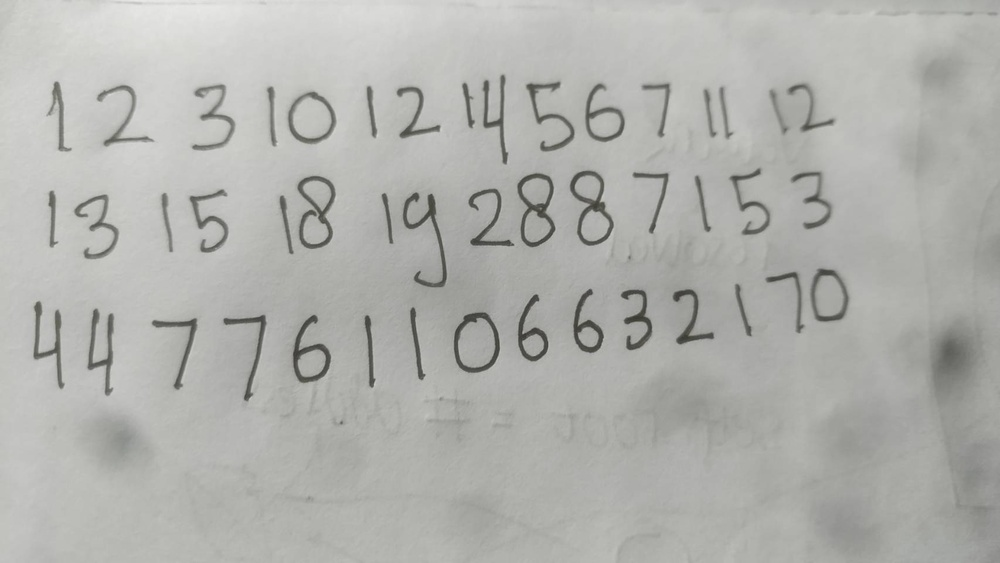
#> input picture img/301914.jpg, 1000 x 563 px, shrunk from 1706 x 960 before the run
$ jupyter execute Image_Detection_Python.ipynb   (older library calls are emulated)
#> lines starting #> are read from the running program, lines starting #| are printed output that depends on the picture; after the words box and inside, x2 and y2 are one past the last pixel; in counts of white or black regions, pixels touching at a corner belong together
# Running Image Detection Python Version
This version will use all necessary function written in pure python
This version would run suboptimal. Use Optimized version for better performance

# Import Library

[cell 1]
# Library Installation
# Run this for installing dependencies, only run this for the first time
#import sys
#!{sys.executable} -m pip install -r "../../requirements.txt"

[cell 2]
# Load Library
from os import getcwd, mkdir
import cv2
import numpy as np
import matplotlib.pyplot as plt
import PIL
import scipy.ndimage as sciim
from scipy.signal import savgol_filter
from os.path import abspath
from time import time
from multiprocessing import Pool, cpu_count

# Global Var

[cell 3]
DATA_PIXELS_INTENSITY = 0
BG_PIXELS_INTENSITY = 255
IMG_DIRPATH = "../../img/"

# Class Definitions

## Shadow Removal
Class for removing shadow from an images.

[cell 4]
class ShadowRemoval():
  def __init__(self, img):
    self.img = img
    self.kernel = np.ones((7, 7), np.uint8)
    self.output = None

  def remove(self, iterations=1):
    rgb_planes = cv2.split(self.img.pixels)
    result_norm_planes = []
    for plane in rgb_planes:
        dilated_img = cv2.dilate(plane, np.ones((11,11), np.uint8))
        bg_img = cv2.medianBlur(dilated_img, 21)
        diff_img = 255 - cv2.absdiff(plane, bg_img)
        norm_img = cv2.normalize(diff_img,None, alpha=0, beta=255, norm_type=cv2.NORM_MINMAX, dtype=cv2.CV_8UC1)
        result_norm_planes.append(norm_img)
    shadowremov = cv2.merge(result_norm_planes)
    self.output = shadowremov

  def update(self):
    self.img.pixels = self.output

## Images Class

[cell 5]
class Images():
    def __init__(self, filename) -> None:
#> called with filename = '../../img/301914.jpg'
        self.pixels = cv2.imread(filename)
#> self.pixels is the input picture: shape (563, 1000, 3); mean B, G, R 173.2, 177.2, 176.5
        self.backup = None

    def toGrayscale(self):
      self.pixels = cv2.cvtColor(self.pixels, cv2.COLOR_BGR2GRAY)
#> self.pixels: shape (563, 1000)
#> the loop in remove, `for plane in rgb_planes:` made 1 pass
#> pass 1, in remove, `diff_img = 255 - cv2.absdiff(plane, bg_img)`:
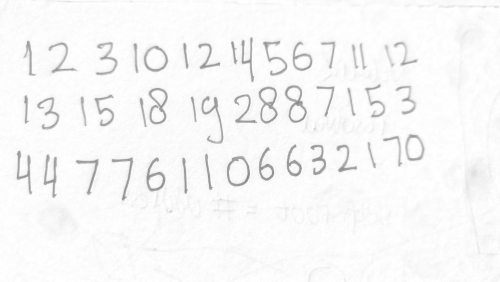
#> diff_img: shape (563, 1000) (shown at 1/2 size); min 131, max 255, mean 247
#> pass 1, in remove, `norm_img = cv2.normalize(diff_img,None, alpha=0, beta=255, norm_type=c..`:
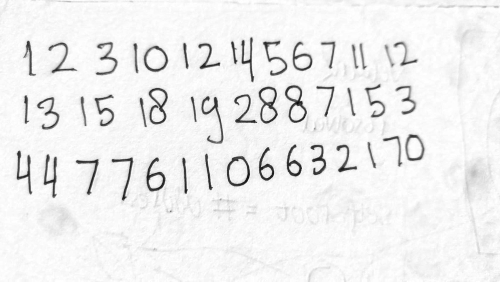
#> norm_img: shape (563, 1000) (shown at 1/2 size); min 0, max 255, mean 238.8
#> after the loop in remove, `for plane in rgb_planes:`:
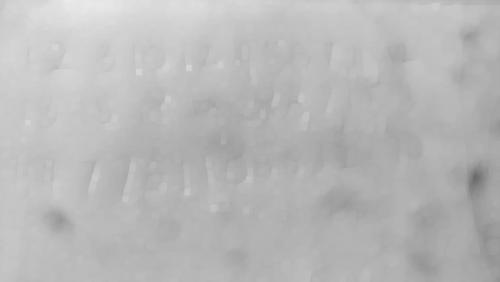
#> dilated_img: shape (563, 1000) (shown at 1/2 size); min 105, max 233, mean 184.5
#> after the loop in remove, `for plane in rgb_planes:`: result_norm_planes = 1 item

    def threshImage(self, thresh):
      min = 0
      max = thresh
      ny, nx = np.shape(self.pixels)
      for i in range(ny):
        for j in range(nx):
          if min <= self.pixels[i][j] <= max:
            self.pixels[i][j] = DATA_PIXELS_INTENSITY
          else:
            self.pixels[i][j] = BG_PIXELS_INTENSITY

    def accentPicture(self, iterations=1):
      self.pixels = cv2.erode(self.pixels, np.ones((7,7), np.uint8), iterations=iterations)

    def doBackup(self):
      self.backup = np.copy(self.pixels)

    def restart(self):
      self.pixels = np.copy(self.backup)

## Bounding Box Class
This is a class for creating a bounding box in images. Will be used to detect object in images. o find bounding box, first find all connected pixels, then from connected pixels store the minP and maxP. Then from there, we can construct the bounding box

Roughly, here is the complexity:  </br>
Time : $𝑂(𝑁𝑀∗𝑙𝑜𝑔(𝑁𝑜𝑏𝑗𝑒𝑐𝑡))$  </br>
Space : $𝑂(𝑚𝑖𝑛(𝑁,𝑀)+𝑁𝑜𝑏𝑗𝑒𝑐𝑡)$

### Node Class
Node is a tree based datastructure that will be used to resolve conflict. Conflict occurs when a connected pixels shared a different id. Because a connected pixels by definition is considered as one object, then these objects must be merged to form a unity

[cell 6]
class Node():
    def __init__(self, id : int, pos : list[list[int]]):
        self.root = None
        self.id   = id
        self.pos  = pos

    def getRoot(self) -> "Node":
        node = self
        while (node.root != None):
            node = node.root

        return node

    def getID(self) -> int:
        return self.getRoot().id

    def __eq__(self, __o: object) -> bool:
        # would run in O(N_OBJ) time
        if type(self) == type(__o):
            return self.getID() == __o.getID()

        else:
            return False

    def updateValue(self, new_value : list[int], fnc) -> None:
        root = self.getRoot()
        fnc(root.pos, new_value)

    @classmethod
    def resolvedNodeConflict(cls, roots: list["Node"], resolve_fnc) -> None:
        # nodes will have max length of 4, and getRoot would need log(N_OBJ)
        # therefore will run in log(N_OBJ) time
        newRootVal = resolve_fnc(roots)
        newID = roots[0].id
        newRoot = cls(newID, newRootVal)

        for root in roots:
            root.root = newRoot
            root.pos = None

        return newID

[cell 7]
class BoundingBox():
    def __init__(self, pixels):
        self.img = pixels
        self.objects = [] # list of shape
        self.result = np.copy(pixels)

    def find(self):
        # search object
        self.__searchObjects()

    def resolveFunc(self, roots):
      ref = roots[0].pos
      for i in range(1, len(roots)):
        self.updateFunc(ref, roots[i].pos)

      return ref

    def updateFunc(self, obj, new_loc : list[list[object]]):
      # In place change the object data
      if len(new_loc) == 1:
          new_loc_i1, new_loc_j1 = new_loc[0]
          new_loc_i2 = new_loc_i1
          new_loc_j2 = new_loc_j1
      else:
          [new_loc_i1, new_loc_j1], [new_loc_i2, new_loc_j2] = new_loc

      [min_i, min_j], [max_i, max_j] = obj

      obj[0][0] = min(new_loc_i1, min_i)
      obj[0][1] = min(new_loc_j1, min_j)
      obj[1][0] = max(new_loc_i2, max_i)
      obj[1][1] = max(new_loc_j2, max_j)

    def __updateObject(self, member_id : int, *new_loc : tuple[int]):
        obj_node : Node = self.objects[member_id - 1]
        obj_node.updateValue([new_loc], self.updateFunc)

    def __resolvedConflict(self, roots : list[Node]):
      return Node.resolvedNodeConflict(roots, self.resolveFunc)

    def __createObject(self, *location):
        location = list(location)
        new_node = Node(len(self.objects) + 1, [location, location[:]])
        self.objects.append(new_node)
        return new_node.id

    def __searchObjects(self):
        n_i, n_j = np.shape(self.img)
        # upper stram and box consist of member_id of each pixels. Member_id indicate which object this pixels belong to
        # upper_stream holds data for all pixels on the upper side of current pixel
        # box holds data for pixel on the left of current pixel
        # the smallest id is 1, 0 -> no member
        upper_stream = [0 for i in range(n_j)]
        box = 0
        # scan each pixels, going from upper left to lower right
        for i in range(n_i):
          for j in range(n_j):
            if self.img[i][j] == BG_PIXELS_INTENSITY:
              if box != 0:
                upper_stream[j - 1] = box
                box = 0
              continue
            # because going from upper left to lower right, only need to check pixel from upper and left
            conflict = False
            dict = {box : True} if box != 0 else {}

            # check upper if exist
            if i - 1 >= 0:
              for k in range(j - 1, j + 2):
                if k >=0 and k < n_j and self.img[i - 1][k] == DATA_PIXELS_INTENSITY:
                    if dict.get(upper_stream[k], False) == True:
                      continue
                    if len(dict) == 0:
                      dict[upper_stream[k]] = True

                    # Check for conflict
                    elif len(dict) == 1:
                      roots = []
                      id1 = list(dict.keys())[0]
                      id2 = upper_stream[k]

                      root1 = self.objects[id1 - 1].getRoot()
                      root2 = self.objects[id2 - 1].getRoot()
                      if (root1 != root2):
                        conflict = True
                        roots.append(root1)
                        roots.append(root2)
                        dict[upper_stream[k]] = True

                    elif len(dict) > 1:
                      id3 = upper_stream[k]
                      root3 = self.objects[id3 - 1].getRoot()
                      for root in roots:
                        if (root != root3):
                          roots.append(root3)
                          dict[upper_stream[k]] = True

            if len(dict) == 0:
                # create new object
                member_id = self.__createObject(i, j)
            else:
              if not conflict:
                  # determine member id
                  member_id = list(dict.keys())[0]
                  # update object
                  self.__updateObject(member_id, i, j)
              else:
                  # resolved conflict, connected object can't have more than one member_id
                  member_id = self.__resolvedConflict(roots)

            # update upper stream value and box
            if box == 0:
                box = member_id

            elif box != 0:
                upper_stream[j - 1] = box
                box = member_id

            if j == n_j - 1:
                upper_stream[j] = box
                box = 0

    def getObjects(self):
        dict = {}
        for i in range(len(self.objects)):
            root = self.objects[i].getRoot()
            if dict.get(root.id, None) != None:
                continue
            dict[root.id] = root.pos
        objs = list(dict.values())
        return objs

    # [16 lines left out: function createBoundingBox, not called in this run]

# Outline Class
This class will create an outline of an images. This class would be used to count loops in an images, by considering a when there's a loop, an images consist of main outline and inner outline. N_loops = N_inner_outline

### Vertex Class
Datastructure used in outline creation. A graph based datastructure

[cell 8]
class Vertex():
  def __init__(self, key) -> None:
    self.key = key
    self.conn = []

  def add_connection(self, vertex):
    self.conn.append(vertex)

  def findLoop():
    pass

  # [36 lines left out: functions connectionDirection, tranverseNode, not called in this run]

[cell 9]
class Position():
  def __init__(self, i, j) -> None:
    self.i = i
    self.j = j

  def __eq__(self, __o: object) -> bool:
    if __o.i == None:
      return __o.j == self.j

    if __o.j == None:
      return __o.i == self.i

    return (self.i == __o.i and self.j == __o.j)

  def __repr__(self) -> str:
    return '({}, {})'.format(self.i, self.j)

class Outline():
  def __init__(self, img) -> None:
    ny, nx = np.shape(img)
    # [6 lines of commented-out code are left out]
    self.img = img
    self.ny = ny
    self.nx = nx

    self.update_pos = [
      self.__updateFnc_1,
      self.__updateFnc_2,
      self.__updateFnc_3,
      self.__updateFnc_4,
    ]

    self.end_pos = [
      Position(None, -1),
      Position(-1, None),
      Position(None, nx),
      Position(ny, None),
    ]

    self.dp = [[0 for i in range(self.nx)] for j in range(self.ny)]

  @staticmethod
  def __updateFnc_1(pos):
    pos.j -= 1

  @staticmethod
  def __updateFnc_2(pos):
    pos.i -= 1

  @staticmethod
  def __updateFnc_3(pos):
    pos.j += 1

  @staticmethod
  def __updateFnc_4(pos):
    pos.i += 1

  def isBoundary(self, pos):
    ds = [-1, 0, 1]
    if pos.i < 0 or pos.i >= self.ny: return False
    if pos.j < 0 or pos.j >= self.nx: return False
    if 250 <= self.img[pos.i][pos.j] <= 255: return False

    for dy_ in ds:
      for dx_ in ds:
        i = pos.i + dy_
        j = pos.j + dx_

        if i < 0 or i >= self.ny: return True
        if j < 0 or j >= self.nx: return True

        if 250 <= self.img[i][j] <= 255:
          return True

    return False

  def getNeighborBoundary(self, pos):
    ds = [-1, 0, 1, 0]
    loc = []
    curr_loc = Position(None, None)
    for k in range(4):
      dy = ds[(k + 3) % 4]
      dx = ds[k]

      curr_loc.i = pos.i + dy
      curr_loc.j = pos.j + dx

      if curr_loc.i < 0 or curr_loc.i >= self.ny: continue
      if curr_loc.j < 0 or curr_loc.j >= self.nx: continue

      if self.isBoundary(curr_loc):
        if self.dp[curr_loc.i][curr_loc.j] == 1: continue
        loc.append(k)

    return loc

  def tranverse(self, stack):
    while len(stack) > 0:
      root_pos, root_vertex, direction = stack.pop()
      curr_loc = Position(root_pos.i, root_pos.j)
      self.update_pos[direction](curr_loc)
      exist = False

      while (curr_loc != self.end_pos[direction] and self.isBoundary(curr_loc)):
        self.dp[curr_loc.i][curr_loc.j] = 1
        dirs = self.getNeighborBoundary(curr_loc)

        for direction_ in dirs:
          if direction_ != direction:
            exist = True
            break

        if exist:
          # will be run atleast once
          new_loc = Position(curr_loc.i, curr_loc.j)
          new_vertex = Vertex(new_loc)
          root_vertex.add_connection(new_vertex)
          root_vertex = new_vertex

          for direction_ in dirs:
            if direction_ != direction:
              stack.append([new_loc, new_vertex, direction_])

          exist = False

        self.update_pos[direction](curr_loc)

  # [15 lines left out: function __fill, not called in this run]

  def findOutline(self):
    outlines = []
    stack = []
    for i in range(self.ny):
      for j in range(self.nx):
        if self.dp[i][j] != 1:
          start_pos = Position(i, j)
          if not self.isBoundary(start_pos): continue
          start_vertex = Vertex(start_pos)
          dirs = self.getNeighborBoundary(start_pos)

          # tranvrse new node
          for direction in dirs:
            stack.append([start_pos, start_vertex, direction])

          self.tranverse(stack)

          outlines.append(start_vertex)

    return outlines


  # [20 lines left out: function makeOutline, not called in this run]

# Function Definitions
Helper function used in this project

[cell 10]
def shiftImage(img, shift):
    dst = sciim.shift(img, shift, cval=255)
    dst = dst.astype('ubyte')
    return dst

def scaleImage(img, show):
    dim = (28, 28)
    dim_original, _ = np.shape(img)
    resized = cv2.resize(img, dim, interpolation = cv2.INTER_CUBIC)

    if show:
        showPicture(resized, False, caption="After Scaling")

    return resized

def centerImage(img):
    # create an image with 1 : 1 aspect ratio
    ny, nx = np.shape(img)
    dim = max(nx, ny)
    a = np.full((dim, dim), 255)

    for i in range(ny):
        for j in range(nx):
            a[i][j] = img[i][j]

    # shift image so the shape in the center
    dx = (dim - nx) / 2
    dy = (dim - ny) / 2
    return shiftImage(a, (dy, dx))

def filteredImages(shapes, frames, filteredFrames):
    start_i, start_j = frames[0]
    exclude = [[0, 0], [0, 0]]
    exclude[0][0] = max(filteredFrames[0][0], frames[0][0])
    exclude[0][1] = max(filteredFrames[0][1], frames[0][1])
    exclude[1][0] = min(filteredFrames[1][0], frames[1][0])
    exclude[1][1] = min(filteredFrames[1][1], frames[1][1])
    for i_ in range(exclude[0][0], exclude[1][0] + 1):
            for j_ in range(exclude[0][1], exclude[1][1] + 1):
                shapes[i_ - start_i][j_ - start_j] = 255


def getShape(x, partition, k, show=False):
    # partition is sorted based on min_j
    obj = partition[k]
    [min_i, min_j], [max_i, max_j] = obj
    py = (max_i - min_i) + 1
    px = (max_j - min_j) + 1

    shape = np.zeros((py, px))

    start_i = min_i
    start_j = min_j
    # find other images from partition that exist in current frames
    # find images with  frames_min_j < min_j < frames_max_j
    # therefore only need to check next images
    for i in range(py):
        for j in range(px):
            shape[i][j] = x[start_i + i][start_j + j]

    # remove any overlap object in current frames
    lo = k - 1
    while (lo >= 0 and partition[lo][1][1] > min_j):
        filteredImages(shape, obj, partition[lo])
        lo -= 1

    hi = k + 1
    while (hi < len(partition) and partition[hi][0][1] < max_j):
        filteredImages(shape, obj, partition[hi])
        hi += 1

    if show:
        showPicture(shape, False, caption="Before Scaling")

    return scaleImage(centerImage(shape), show)

def getPartitions(objs):
    partitions = []
    objs.sort(key = lambda x:x[0][0]) # sort based on min_i value
    upper = objs[0][1][0]
    lower = objs[0][0][0]
    start = 0
    for i in range(1, len(objs)):
        if objs[i][0][0] < upper:
            upper = objs[i][1][0]
            continue

        lower, upper = objs[i][0][0], objs[i][1][0]
        partitions.append(objs[start: i])
        start = i

    # edge cases
    partitions.append(objs[start : len(objs)])
    return partitions

def sortObjs(objs):
    partitions = getPartitions(objs)
    sortedObjs = []
    for partition in partitions:
        partition.sort(key = lambda x: x[0][1]) # sort based on min j

    return partitions

def fromPixelsToHistogram(img):
    id = np.array([i for i in range(0, 256)])
    x = np.array([0 for i in range(0, 256)])

    shape = np.shape(img)
    Y = img.pixels.reshape(1, -1)[0] # change matrix into an array

    for pix_val in Y:
      x[pix_val] += 1
#> this loop made 563000 passes
#> pix_val on passes 1 to 3: 245, 245, 247
#> after the loop, x = 256 values, max 106133 at index 249, min 0 at index 1, mean 2199.2
    window = 21
    order = 2

    x_smoothen = savgol_filter(x, window, order)
#> x_smoothen = 256 values, max 37025.6 at index 248, min -0.381 at index 0, mean 2128.9
    x_smoothen[x_smoothen<0] = 0
    x_smoothen /= len(Y)
#> x_smoothen = 256 values, max 0.0658 at index 248, min 0 at index 0, mean 0.00378
    return np.round(x_smoothen, 5)

def findPeak(x):
  # just find the maximum value between 0 - 200
  peak = [0, 0]
  for i in range(200):
    if peak[1] < x[i]:
      peak = [i, x[i]]

  return peak

def fromPeakToThreshold(X, realPeak, max_dist_percentage=0.1):
    def findValley():
      valley = 1
      for i in range(realPeak[0], 201):
        valley = min(valley, X[i])

      digit = 0
      mult = 1
      temp = valley * 1
      while temp < 1:
        temp *= 10
        mult *= 10
        digit += 1

      return valley, mult, digit

    i = realPeak[0]
    valley, mult, digit = findValley()

    thresh = 200 # if not found any valley, therefore always monotonic decrease, then the thresh value would be the biggest possible pixel value
    thresh_val = round(valley + (1 / mult), digit)
    for i in range(i + 1, 201):
      if X[i - 1] > X[i] and X[i + 1] > X[i]:

        if X[i] <= thresh_val:
          thresh = i

      last_value = X[i]
      i += 1


    return thresh

# [28 lines left out: functions pipeline, fromSerialToMat, serializeArray, not called in this run]
def showPicture(pixels, isRGB, isSerial=False, caption="", nx=None, ny=None):

    # plot serial pixels
    if isSerial:
        assert (nx != None and ny != None), "Please specify dimension when using serial data"
        pixels = fromSerialToMat(pixels, nx, ny)


    if isRGB:
        fig = plt.figure()
        plt.axis("off")
        img_RGB = cv2.cvtColor(pixels, cv2.COLOR_BGR2RGB)
        plt.title(caption)
        plt.imshow(img_RGB)
        plt.show()
    else:
        fig = plt.figure()
        plt.axis("off")
        plt.title(caption)
        plt.imshow(pixels, cmap='gray', vmin=0, vmax=255)
        plt.show()

# Method
## A. Image Preprocess
1. Change image from RGB to grayscale
2. Remove any shadow present in the images
3. Find the images threshold, that is the pixels point where all pixels in the left of the threshold is object and in the right is the background (maximum value is 200)
4. Thresh the images. Everything that falls below threshold point would be converted to DATA_PIXELS_INTENSIY(0) and above would be converted to BG_PIXELS_INTENSITY(255)

## B. Image Detection
1. Find each images frames by using bbox
2. from bbox (objs) find the partition and sort the partition based on its min_j value
3. From bbox objs value(the frames), find the corresponding images from pixels
4. From detected images, scale into 28x28 pixels
5. Detect the loops
6. Sserialize into array of features

# Output
The output of this program can be used to be detected by ML classifier model
Output is np.ndarray with dimension (N_data, N_features) where N_features is the total pixels + 1 (loop features)

# Implementation

[cell 11]
start_time = time()

[cell 12]
FILENAME = "301914.jpg"
try:
    mkdir(abspath("../../out/{}".format(FILENAME)))
except Exception as e:
    print(e)
    pass

[cell 13]
try:
     mkdir(abspath("../../out/{}/detected_shapes".format(FILENAME)))
except Exception as e:
    print(e)
    pass

[cell 14]
IMG_FILEPATH = IMG_DIRPATH + FILENAME

[cell 15]
# load image
img2 = Images(IMG_FILEPATH)
img2.toGrayscale()

[cell 16]
# shadow removal
shr2 = ShadowRemoval(img2)
shr2.remove()

[cell 17]
shr2.update()

[cell 18]
# Finding threshold values
X = fromPixelsToHistogram(img2)
#> X has the same summary as x_smoothen in fromPixelsToHistogram
peak = findPeak(X)
#> the loop in findPeak, `for i in range(200):` made 200 passes
#> peak on passes 10, 19, 23, 25, 27, 29, 31, 33: [9, 1e-05], [18, 2e-05], [22, 3e-05], [24, 5e-05], [26, 7e-05], [28, 0.0001], [30, 0.00012], [32, 0.00015]
#> peak = [64, 0.00056]
thresh = fromPeakToThreshold(X, peak)
#> in fromPeakToThreshold, `i = realPeak[0]`: i = 64
#> the loop in findValley, `for i in range(realPeak[0], 201):` made 137 passes
#> valley on passes 1 to 8: 0.00056, 0.00056, 0.00048, 0.00048, 0.00046, 0.00046, 0.00044, 0.00044
#> in findValley, `temp = valley * 1`: temp = 0.00019
#> the loop in findValley, `while temp < 1:` made 4 passes
#> (temp, mult) on passes 1 to 4: (0.0019, 10), (0.019, 100), (0.19, 1000), (1.9, 10000)
#> after the loop in findValley, `while temp < 1:`: digit = 4; mult = 10000; temp = 1.9
#> in fromPeakToThreshold, `valley, mult, digit = findValley()`: valley = 0.00019; mult = 10000; digit = 4
#> in fromPeakToThreshold, `thresh_val = round(valley + (1 / mult), digit)`: thresh_val = 0.0003
#> the loop in fromPeakToThreshold, `for i in range(i + 1, 201):` made 136 passes
#> last_value on passes 1 to 8: 0.00056, 0.00048, 0.00054, 0.00046, 0.00053, 0.00044, 0.0005, 0.00043
#> thresh = 198
img2.threshImage(thresh)
#> after the loop in threshImage, `for i in range(ny):`:
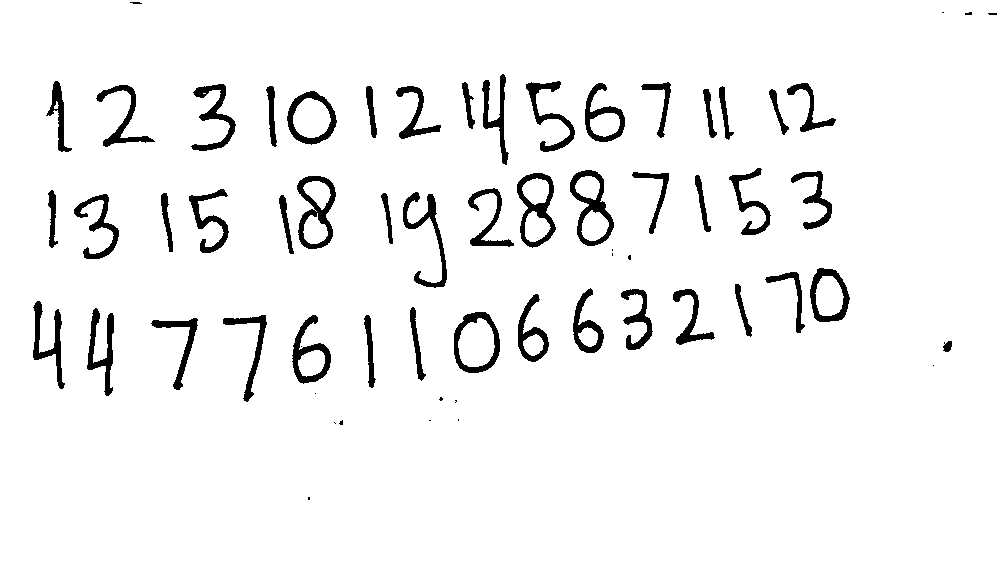
#> self.pixels: shape (563, 1000); 94.8% white; 64 black regions (17 under 20 px), largest, box (x1, y1, x2, y2) and area: (297, 176, 336, 249) 1089, (570, 170, 614, 246) 1088, (517, 173, 556, 248) 1038

[cell 19]
# Bounding Box
bbox = BoundingBox(img2.pixels)
bbox.find()
#> (the rest of the program and of its run is left out)
